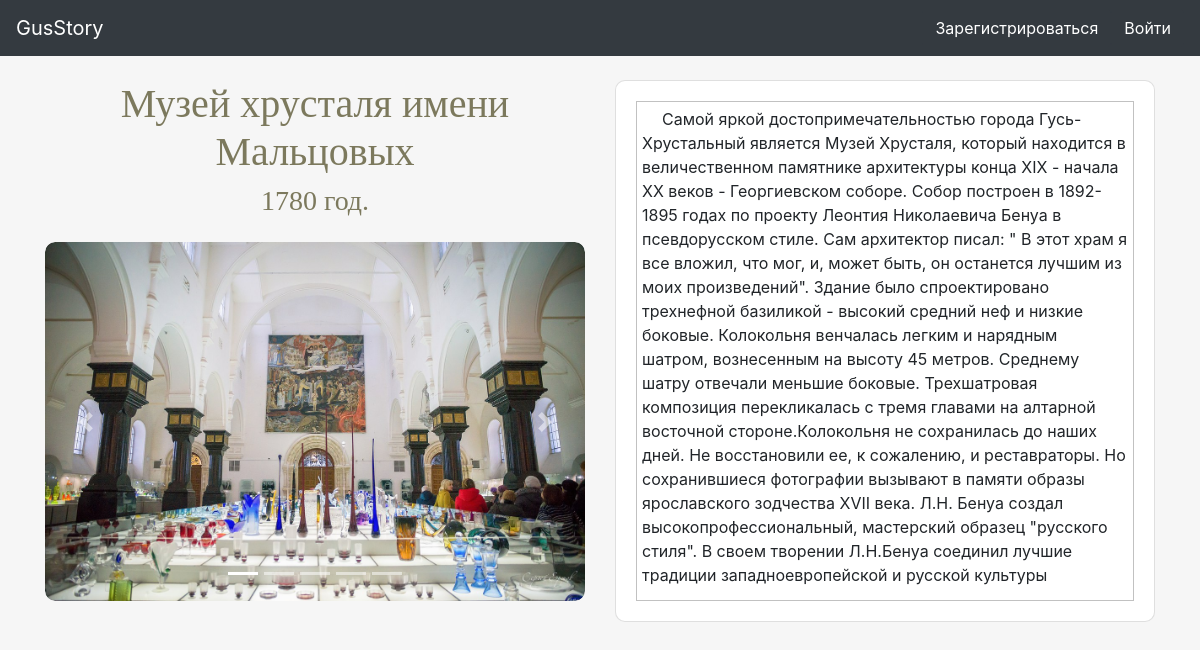
/about_item/1, run on the app's committed database.
### data/items.py (models this page shows)
class Items(SqlAlchemyBase, SerializerMixin, UserMixin):
    __tablename__ = 'items'
    id = sqlalchemy.Column(sqlalchemy.Integer, primary_key=True, autoincrement=True)
    title = sqlalchemy.Column(sqlalchemy.String, nullable=True)
    content = sqlalchemy.Column(sqlalchemy.String, nullable=True)
    photo = sqlalchemy.Column(sqlalchemy.VARCHAR, default='/static/images/old.png')
    image = sqlalchemy.Column(sqlalchemy.VARCHAR, default='/static/images/old.png')
    year = sqlalchemy.Column(sqlalchemy.String, nullable=True)
    count_photo = sqlalchemy.Column(sqlalchemy.Integer, nullable=True)

### main.py (the view)
@app.route('/about_item/<int:id>', methods=['GET', 'POST'])
def about_item(id):
    sessions = db_session.create_session()
    item = sessions.query(items.Items).get(id)
    return render_template("single_item.html", item=item)

### data/db_session.py (called while the page is built)
def create_session() -> Session:
    global __factory
    return __factory()

### templates/single_item.html (shortened to what this page needs)
{% extends "base.html" %}
{% block content %}
<div class="container; mt-4">
    <div class="row">
        <div class="col-sm-6">
            <h1 align="center">{{item.title}}</h1>
            <h3 align="center" class="mt-2">{{item.year}}</h3>
            <div id="carouselExampleIndicators" class="carousel slide mt-4" data-ride="carousel">
                <ol class="carousel-indicators">
                    <li data-target="#carouselExampleIndicators" data-slide-to="0" class="active"></li>
                    {% for i in range(1, item.count_photo) %}
                    <li data-target="#carouselExampleIndicators" data-slide-to="{{i}}"></li>
                    {% endfor %}
                </ol>
                <div class="carousel-inner" style="border-radius: 10px;">
                    <div class="carousel-item active">
                        <img style="auto; width: auto; border-radius: 10px;"
                             src="/static/images/item{{item.id}}/image0.png" class="d-block w-100">
                    </div>
                </div>
                <a class="carousel-control-prev" href="#carouselExampleIndicators" role="button" data-slide="prev">
                    <span class="carousel-control-prev-icon" aria-hidden="true"></span>
                </a>
                <a class="carousel-control-next" href="#carouselExampleIndicators" role="button" data-slide="next">
                    <span class="carousel-control-next-icon" aria-hidden="true"></span>
                </a>
            </div>
        </div>
        <div class="col-sm-6">
            <div class="card mb-4" style="width: 100%; border-radius: 10px;">
                <div class="card-body">
                    <div class="prokrutka" style="width: auto; height: 500px;">
                        <p class="card-text">{{item.content}}</p>
                    </div>
                </div>
            </div>
        </div>
    </div>
</div>
{% endblock %}

### static/css/style.css (style rules this page uses)
body { background: #000; color: #FFFFFF; display: flex; flex-direction: column; height: 100%; }
html { height: 100%; }
.prokrutka { height: 220px; width: auto; background: #fff; border: 1px solid #C1C1C1; overflow-y: scroll; }
h1 { color: #7c795d; font-family: ‘Trocchi’, serif; font-size: 45px; font-weight: normal; line-height: 48px; margin: 0; }
h3 { color: #7c795d; font-family: ‘Trocchi’, serif; font-size: 35px; font-weight: normal; line-height: 48px; margin: 0; }
p { text-indent: 20px; padding: 5px; }

### data on the page
Items: title "Музей хрусталя имени Мальцовых", year "1780 год.", content "Самой яркой достопримечательностью города Гусь-Хрустальный является Музей Хрусталя, который находится в величественном памятнике архитектуры конца XIX - начала XX веков - Георгиевском соборе. Собор построен в 1892-1895 годах по проекту Леонтия Николаевича Бенуа в псевдорусском стиле. Сам архитектор писал: \" В этот храм я все вложил, что мог, и, может быть, он останется лучшим из моих произведений\". Здание было спроектировано трехнефной базиликой - высокий средний неф и низкие боковые. Колокольня венчалась легким и нарядным шатром, вознесенным на высоту 45 метров. Среднему шатру отвечали меньшие боковые. Трехшатровая композиция перекликалась с тремя главами на алтарной восточной…"
